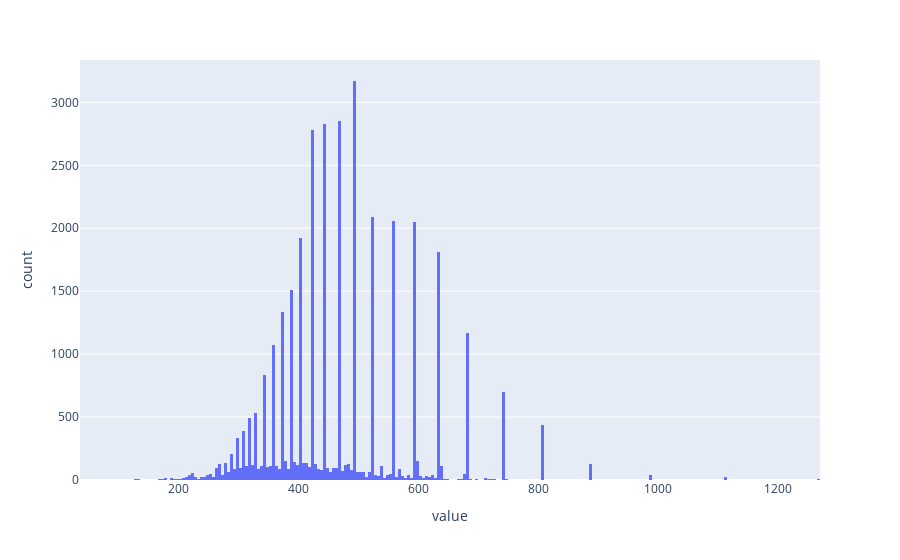

The notebook cell saved with this chart:
### Code cell
# your code here
px.histogram(vehicles['CO2 Emission Grams/Mile'],nbins=500).update_layout(showlegend=False)

### Figure 1 — Plotly figure (JSON) as saved in the notebook; plotly's stock layout.template omitted (floating-point values rounded to 4 significant figures; data arrays with more than 128 entries replaced by an {"elided": "..."} marker saying what was removed)
{"data": [{"alignmentgroup": "True", "bingroup": "x", "hovertemplate": "variable=CO2 Emission Grams/Mile<br>value=%{x}<br>count=%{y}<extra></extra>", "legendgroup": "CO2 Emission Grams/Mile", "marker": {"color": "#636efa", "pattern": {"shape": ""}}, "name": "CO2 Emission Grams/Mile", "nbinsx": 500, "offsetgroup": "CO2 Emission Grams/Mile", "orientation": "v", "showlegend": true, "type": "histogram", "x": {"elided": "35952 float values"}, "xaxis": "x", "yaxis": "y"}], "layout": {"barmode": "relative", "legend": {"title": {"text": "variable"}, "tracegroupgap": 0}, "margin": {"t": 60}, "showlegend": false, "xaxis": {"anchor": "y", "domain": [0, 1], "title": {"text": "value"}}, "yaxis": {"anchor": "x", "domain": [0, 1], "title": {"text": "count"}}}}
